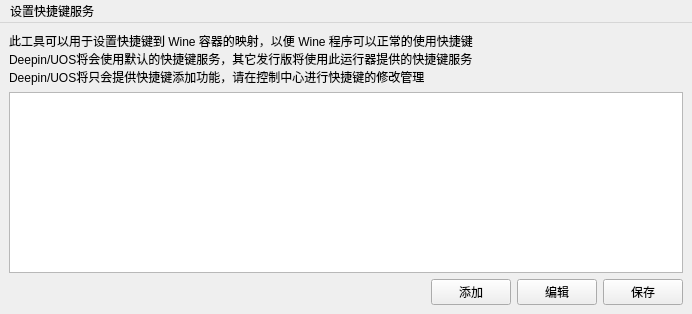
<?xml version="1.0" encoding="UTF-8"?>
<ui version="4.0">
 <class>MainWindow</class>
 <widget class="QMainWindow" name="MainWindow">
  <property name="geometry">
   <rect>
    <x>0</x>
    <y>0</y>
    <width>692</width>
    <height>314</height>
   </rect>
  </property>
  <property name="windowTitle">
   <string>编辑快捷键</string>
  </property>
  <widget class="QWidget" name="centralwidget">
   <layout class="QVBoxLayout" name="verticalLayout">
    <item>
     <widget class="QLabel" name="tips">
      <property name="text">
       <string>&lt;html&gt;&lt;head/&gt;&lt;body&gt;&lt;p&gt;此工具可以用于设置快捷键到 Wine 容器的映射，以便 Wine 程序可以正常的使用快捷键&lt;br/&gt;Deepin/UOS将会使用默认的快捷键服务，其它发行版将使用此运行器提供的快捷键服务&lt;br&gt;Deepin/UOS将只会提供快捷键添加功能，请在控制中心进行快捷键的修改管理&lt;/p&gt;&lt;/body&gt;&lt;/html&gt;</string>
      </property>
     </widget>
    </item>
    <item>
     <widget class="QListView" name="keyBoardList"/>
    </item>
    <item>
     <layout class="QHBoxLayout" name="horizontalLayout">
      <item>
       <spacer name="horizontalSpacer">
        <property name="orientation">
         <enum>Qt::Horizontal</enum>
        </property>
        <property name="sizeHint" stdset="0">
         <size>
          <width>40</width>
          <height>20</height>
         </size>
        </property>
       </spacer>
      </item>
      <item>
       <widget class="QPushButton" name="addButton">
        <property name="text">
         <string>添加</string>
        </property>
       </widget>
      </item>
      <item>
       <widget class="QPushButton" name="editButton">
        <property name="text">
         <string>编辑</string>
        </property>
       </widget>
      </item>
      <item>
       <widget class="QPushButton" name="saveButton">
        <property name="text">
         <string>保存</string>
        </property>
       </widget>
      </item>
     </layout>
    </item>
   </layout>
  </widget>
  <widget class="QMenuBar" name="menuBar">
   <property name="geometry">
    <rect>
     <x>0</x>
     <y>0</y>
     <width>692</width>
     <height>33</height>
    </rect>
   </property>
   <widget class="QMenu" name="menu">
    <property name="title">
     <string>设置快捷键服务</string>
    </property>
    <addaction name="serverTips"/>
    <addaction name="separator"/>
    <addaction name="startServer"/>
    <addaction name="stopServer"/>
    <addaction name="separator"/>
    <addaction name="setAutoStart"/>
    <addaction name="setUnautoStart"/>
   </widget>
   <addaction name="menu"/>
  </widget>
  <action name="action">
   <property name="text">
    <string>关于</string>
   </property>
  </action>
  <action name="serverTips">
   <property name="enabled">
    <bool>false</bool>
   </property>
   <property name="text">
    <string>此内容只支持非Deepin/UOS发行版</string>
   </property>
  </action>
  <action name="startServer">
   <property name="text">
    <string>启动服务</string>
   </property>
  </action>
  <action name="stopServer">
   <property name="text">
    <string>停止服务</string>
   </property>
  </action>
  <action name="setAutoStart">
   <property name="text">
    <string>设置开机自启</string>
   </property>
  </action>
  <action name="setUnautoStart">
   <property name="text">
    <string>关闭开机自启动</string>
   </property>
  </action>
 </widget>
 <resources/>
 <connections/>
</ui>
